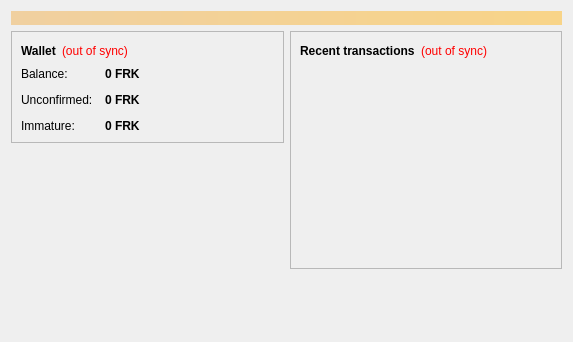
<?xml version="1.0" encoding="UTF-8"?>
<ui version="4.0">
 <class>OverviewPage</class>
 <widget class="QWidget" name="OverviewPage">
  <property name="geometry">
   <rect>
    <x>0</x>
    <y>0</y>
    <width>573</width>
    <height>342</height>
   </rect>
  </property>
  <property name="windowTitle">
   <string>Form</string>
  </property>
  <layout class="QVBoxLayout" name="topLayout">
   <item>
    <widget class="QLabel" name="labelAlerts">
     <property name="visible">
      <bool>false</bool>
     </property>
     <property name="styleSheet">
      <string notr="true">background-color: qlineargradient(x1: 0, y1: 0, x2: 1, y2: 0, stop:0 #F0D0A0, stop:1 #F8D488); color:#000000;</string>
     </property>
     <property name="wordWrap">
      <bool>true</bool>
     </property>
     <property name="margin">
      <number>3</number>
     </property>
    </widget>
   </item>
   <item>
    <layout class="QHBoxLayout" name="horizontalLayout" stretch="1,1">
     <item>
      <layout class="QVBoxLayout" name="verticalLayout_2">
       <item>
        <widget class="QFrame" name="frame">
         <property name="frameShape">
          <enum>QFrame::StyledPanel</enum>
         </property>
         <property name="frameShadow">
          <enum>QFrame::Raised</enum>
         </property>
         <layout class="QVBoxLayout" name="verticalLayout_4">
          <item>
           <layout class="QHBoxLayout" name="horizontalLayout_4">
            <item>
             <widget class="QLabel" name="label_5">
              <property name="font">
               <font>
                <weight>75</weight>
                <bold>true</bold>
               </font>
              </property>
              <property name="text">
               <string>Wallet</string>
              </property>
             </widget>
            </item>
            <item>
             <widget class="QLabel" name="labelWalletStatus">
              <property name="toolTip">
               <string>The displayed information may be out of date. Your wallet automatically synchronizes with the Forkcoin network after a connection is established, but this process has not completed yet.</string>
              </property>
              <property name="styleSheet">
               <string notr="true">QLabel { color: red; }</string>
              </property>
              <property name="text">
               <string notr="true">(out of sync)</string>
              </property>
              <property name="alignment">
               <set>Qt::AlignLeading|Qt::AlignLeft|Qt::AlignVCenter</set>
              </property>
             </widget>
            </item>
            <item>
             <spacer name="horizontalSpacer_2">
              <property name="orientation">
               <enum>Qt::Horizontal</enum>
              </property>
              <property name="sizeHint" stdset="0">
               <size>
                <width>40</width>
                <height>20</height>
               </size>
              </property>
             </spacer>
            </item>
           </layout>
          </item>
          <item>
           <layout class="QFormLayout" name="formLayout_2">
            <property name="fieldGrowthPolicy">
             <enum>QFormLayout::AllNonFixedFieldsGrow</enum>
            </property>
            <property name="horizontalSpacing">
             <number>12</number>
            </property>
            <property name="verticalSpacing">
             <number>12</number>
            </property>
            <item row="0" column="0">
             <widget class="QLabel" name="label">
              <property name="text">
               <string>Balance:</string>
              </property>
             </widget>
            </item>
            <item row="0" column="1">
             <widget class="QLabel" name="labelBalance">
              <property name="font">
               <font>
                <weight>75</weight>
                <bold>true</bold>
               </font>
              </property>
              <property name="cursor">
               <cursorShape>IBeamCursor</cursorShape>
              </property>
              <property name="toolTip">
               <string>Your current balance</string>
              </property>
              <property name="text">
               <string notr="true">0 FRK</string>
              </property>
              <property name="textInteractionFlags">
               <set>Qt::LinksAccessibleByMouse|Qt::TextSelectableByKeyboard|Qt::TextSelectableByMouse</set>
              </property>
             </widget>
            </item>
            <item row="1" column="0">
             <widget class="QLabel" name="label_3">
              <property name="text">
               <string>Unconfirmed:</string>
              </property>
             </widget>
            </item>
            <item row="1" column="1">
             <widget class="QLabel" name="labelUnconfirmed">
              <property name="font">
               <font>
                <weight>75</weight>
                <bold>true</bold>
               </font>
              </property>
              <property name="cursor">
               <cursorShape>IBeamCursor</cursorShape>
              </property>
              <property name="toolTip">
               <string>Total of transactions that have yet to be confirmed, and do not yet count toward the current balance</string>
              </property>
              <property name="text">
               <string notr="true">0 FRK</string>
              </property>
              <property name="textInteractionFlags">
               <set>Qt::LinksAccessibleByMouse|Qt::TextSelectableByKeyboard|Qt::TextSelectableByMouse</set>
              </property>
             </widget>
            </item>
            <item row="2" column="0">
             <widget class="QLabel" name="labelImmatureText">
              <property name="text">
               <string>Immature:</string>
              </property>
             </widget>
            </item>
            <item row="2" column="1">
             <widget class="QLabel" name="labelImmature">
              <property name="font">
               <font>
                <weight>75</weight>
                <bold>true</bold>
               </font>
              </property>
              <property name="toolTip">
               <string>Mined balance that has not yet matured</string>
              </property>
              <property name="text">
               <string notr="true">0 FRK</string>
              </property>
              <property name="textInteractionFlags">
               <set>Qt::LinksAccessibleByMouse|Qt::TextSelectableByKeyboard|Qt::TextSelectableByMouse</set>
              </property>
             </widget>
            </item>
           </layout>
          </item>
         </layout>
        </widget>
       </item>
       <item>
        <spacer name="verticalSpacer">
         <property name="orientation">
          <enum>Qt::Vertical</enum>
         </property>
         <property name="sizeHint" stdset="0">
          <size>
           <width>20</width>
           <height>40</height>
          </size>
         </property>
        </spacer>
       </item>
      </layout>
     </item>
     <item>
      <layout class="QVBoxLayout" name="verticalLayout_3">
       <item>
        <widget class="QFrame" name="frame_2">
         <property name="frameShape">
          <enum>QFrame::StyledPanel</enum>
         </property>
         <property name="frameShadow">
          <enum>QFrame::Raised</enum>
         </property>
         <layout class="QVBoxLayout" name="verticalLayout">
          <item>
           <layout class="QHBoxLayout" name="horizontalLayout_2">
            <item>
             <widget class="QLabel" name="label_4">
              <property name="text">
               <string>&lt;b&gt;Recent transactions&lt;/b&gt;</string>
              </property>
             </widget>
            </item>
            <item>
             <widget class="QLabel" name="labelTransactionsStatus">
              <property name="toolTip">
               <string>The displayed information may be out of date. Your wallet automatically synchronizes with the Forkcoin network after a connection is established, but this process has not completed yet.</string>
              </property>
              <property name="styleSheet">
               <string notr="true">QLabel { color: red; }</string>
              </property>
              <property name="text">
               <string notr="true">(out of sync)</string>
              </property>
              <property name="alignment">
               <set>Qt::AlignRight|Qt::AlignTrailing|Qt::AlignVCenter</set>
              </property>
             </widget>
            </item>
            <item>
             <spacer name="horizontalSpacer">
              <property name="orientation">
               <enum>Qt::Horizontal</enum>
              </property>
              <property name="sizeHint" stdset="0">
               <size>
                <width>40</width>
                <height>20</height>
               </size>
              </property>
             </spacer>
            </item>
           </layout>
          </item>
          <item>
           <widget class="QListView" name="listTransactions">
            <property name="styleSheet">
             <string notr="true">QListView { background: transparent; }</string>
            </property>
            <property name="frameShape">
             <enum>QFrame::NoFrame</enum>
            </property>
            <property name="verticalScrollBarPolicy">
             <enum>Qt::ScrollBarAlwaysOff</enum>
            </property>
            <property name="horizontalScrollBarPolicy">
             <enum>Qt::ScrollBarAlwaysOff</enum>
            </property>
            <property name="selectionMode">
             <enum>QAbstractItemView::NoSelection</enum>
            </property>
           </widget>
          </item>
         </layout>
        </widget>
       </item>
       <item>
        <spacer name="verticalSpacer_2">
         <property name="orientation">
          <enum>Qt::Vertical</enum>
         </property>
         <property name="sizeHint" stdset="0">
          <size>
           <width>20</width>
           <height>40</height>
          </size>
         </property>
        </spacer>
       </item>
      </layout>
     </item>
    </layout>
   </item>
  </layout>
 </widget>
 <resources/>
 <connections/>
</ui>
